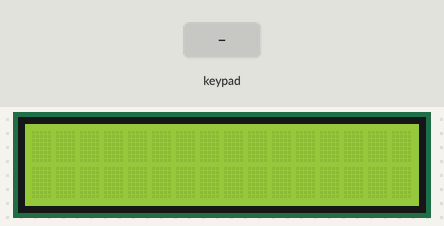
Simulated run of this sketch. Board: Arduino Mega 2560, built with avr-gcc and run on an emulated ATmega2560. Shown: 16×2 character LCD. The inputs (shaded band) are chosen by the test bench.

Above: at 1.2 s.
1.3 s: keypad keys 9 8 3 1 1 0 6 # pressed 0.4 s apart
At 4.6 s:
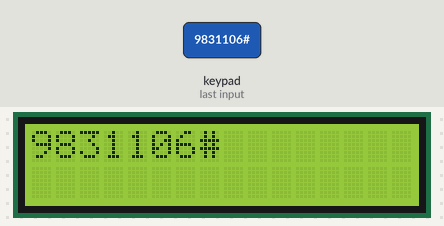
6.0 s: key '*' pressed
At 7.2 s:
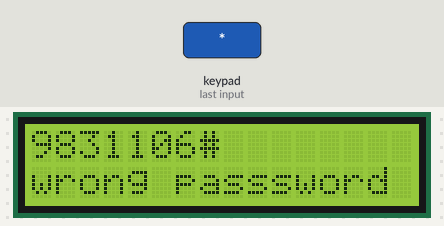
7.5 s: key '#' pressed
At 8.5 s:
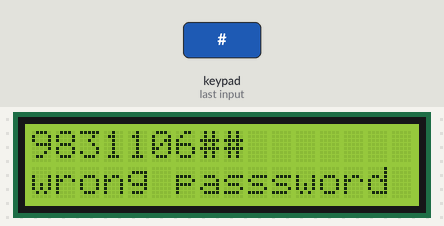
9.0 s: keypad keys 3 1 3 3 3 5 # pressed 0.4 s apart
At 12.6 s:
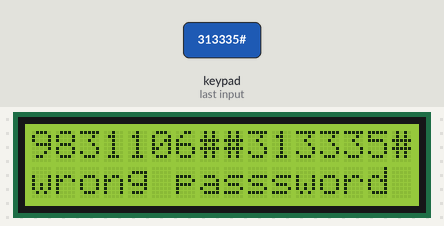
Timing chart, 0 to 14.1 s (numbered marks = the images above; inputs shaded):
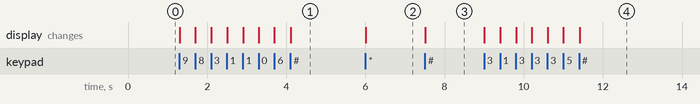

The sketch:

Q2.ino
```cpp
#include <LiquidCrystal.h>
#include <Keypad.h>

#define RS_PIN 13
#define EN_PIN 12
#define D4_PIN 8
#define D5_PIN 9
#define D6_PIN 10
#define D7_PIN 11

LiquidCrystal lcd(RS_PIN, EN_PIN, D4_PIN, D5_PIN, D6_PIN, D7_PIN);
const byte ROWS=4;
const byte COLS=3;
char keys[ROWS][COLS]={
  {'1','2','3'},
  {'4','5','6'},
  {'7','8','9'},
  {'*','0','#'}
};
byte col=0;
byte rowPins[ROWS]={23,25,27,29};
byte colsPins[COLS]={31,33,35};
Keypad keypad = Keypad(makeKeymap(keys),rowPins,colsPins,ROWS,COLS);
String correctPass="9831106";
String pass;

void setup() {
  // put your setup code here, to run once:
  lcd.begin(16,2);
  lcd.clear();

}

void loop() {
  // put your main code here, to run repeatedly:
   char key=keypad.getKey();
  lcd.setCursor(col,0);
  if(key){

   if(key!='*'){
  lcd.print(key);
  col++;
  pass+=key;
  }
   if(key=='*'){
    lcd.setCursor(0,1);
    if(pass==correctPass){
      lcd.println("correct passsword");
    }
    else{
       lcd.print("wrong passsword");
    }
    pass="";
  }

}

}
```

Measured:
- after the input at 1.3 s, the display: first changes at once (image 1 shows a later state)
- after the input at 6.0 s, the display: changes at once (image 2)
- after the input at 7.5 s, the display: changes at once (image 3)
- after the input at 9.0 s, the display: first changes at once (image 4 shows a later state)
